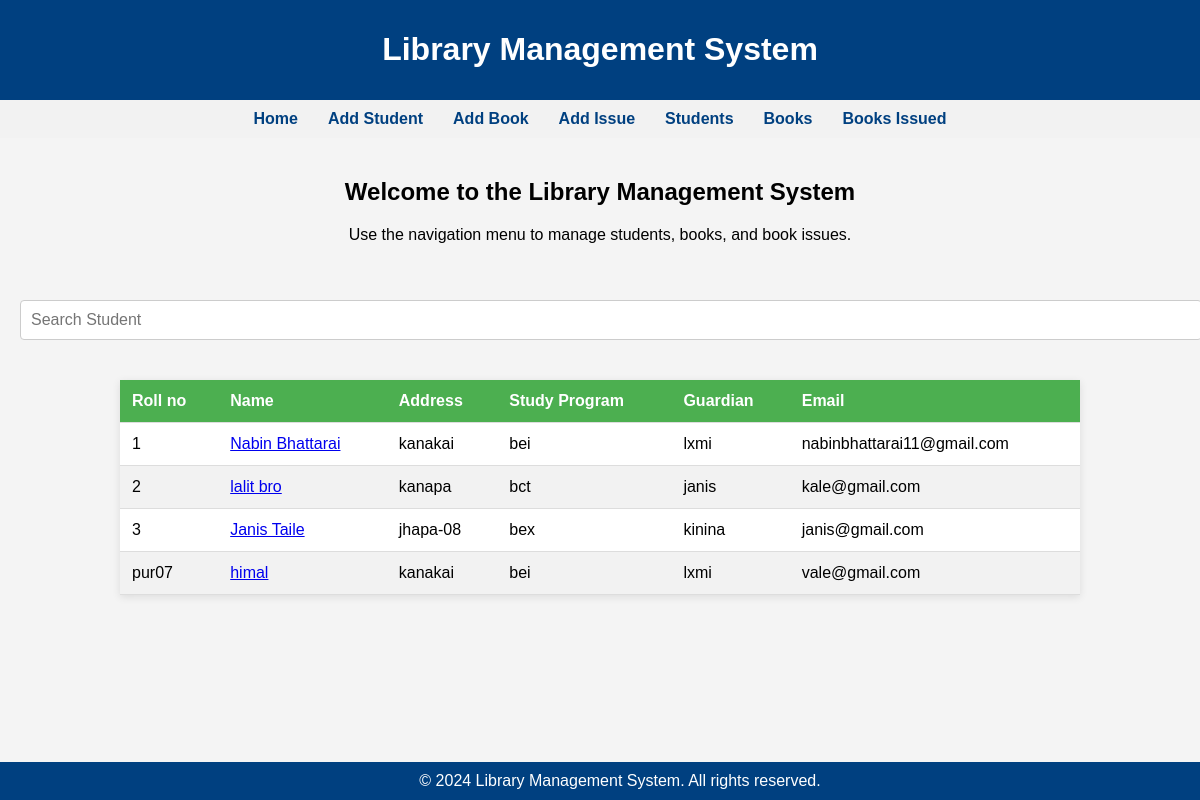
Screenshot of /view_students with the database file from the repository.
### library/models.py (models this page shows, shortened)
class Students(models.Model):
    roll_no = models.CharField(max_length=20,unique=True)
    fullname = models.CharField(max_length=100)
    address = models.CharField(max_length=100)
    program = models.CharField(max_length=100)
    Guardian_name = models.CharField(max_length=100,help_text="Guardian Name")
    Email = models.EmailField(max_length=100,help_text="please enter your email")

### library/views.py (the view)
# urls.py: path('view_students',views.view_students,name="Students"),
def view_students(request):
    students = Students.objects.all()
    return render(request,'view_students.html',{'students':students})

### library/templates/view_students.html (shortened to what this page needs)
<!DOCTYPE html>
<html lang="en">
<head>
</head>
{% extends 'main.html' %}
    {% block content %}
    <div class="search">
        <input type="text" class="form-control" id="student_search" name="student_name" placeholder="Search Student" onkeyup="search_student()">
    </div>
    <table class="table table_stripped">
        <thead>
            <tr>
                <th>Roll no</th>
                <th>Name</th>
                <th>Address</th>
                <th>Study Program</th>
                <th>Guardian</th>
                <th>Email</th>
            </tr>
        </thead>
        <tbody>
            {%for student in students%}
            <tr id="{{student.fullname}}" class="student clickable_row">
                <td class="roll_no">{{student.roll_no}}</td>
                <td class="name"><a href="/dashboard/{{student.roll_no}}/">{{student.fullname}}</a></td>
                <td>{{student.address}}</td>
                <td>{{student.program}}</td>
                <td>{{student.Guardian_name}}</td>
                <td>{{student.Email}}</td>
            </tr>{% endfor %}
        </tbody>
    </table>
    {% endblock %}

### library/templates/view_students.html (style rules this page uses)
body { font-family: Arial, Helvetica, sans-serif; margin: 0; padding: 0; background-color: #f4f4f4; }
.search { margin: 20px; text-align: center; }
.form-control { width: 300px; padding: 10px; font-size: 16px; margin-bottom: 20px; border: 1px solid #ccc; border-radius: 4px; outline: none; }
#student_search { width: 100%; padding: 10px; margin-bottom: 20px; border: 1px solid #ccc; border-radius: 4px; font-size: 16px; }
.table { width: 80%; margin: 20px auto; border-collapse: collapse; background-color: #fff; box-shadow: 0 2px 8px rgba(0, 0, 0, 0.1); }
.table th, .table td { padding: 12px; text-align: left; border-bottom: 1px solid #ddd; }
.table th { background-color: #4CAF50; color: white; }
.table tr:nth-child(even) { background-color: #f2f2f2; }

### library/templates/main.html (style rules this page uses)
body { font-family: Arial, sans-serif; margin: 0; padding: 0; }

### rows the page displays
Students: roll_no "1", fullname "Nabin Bhattarai", address "kanakai", program "bei", Guardian_name "lxmi", Email "nabinbhattarai11@gmail.com"
Students: roll_no "2", fullname "lalit bro", address "kanapa", program "bct", Guardian_name "janis", Email "kale@gmail.com"
Students: roll_no "3", fullname "Janis Taile", address "jhapa-08", program "bex", Guardian_name "kinina", Email "janis@gmail.com"
Students: roll_no "pur07", fullname "himal", address "kanakai", program "bei", Guardian_name "lxmi", Email "vale@gmail.com"
